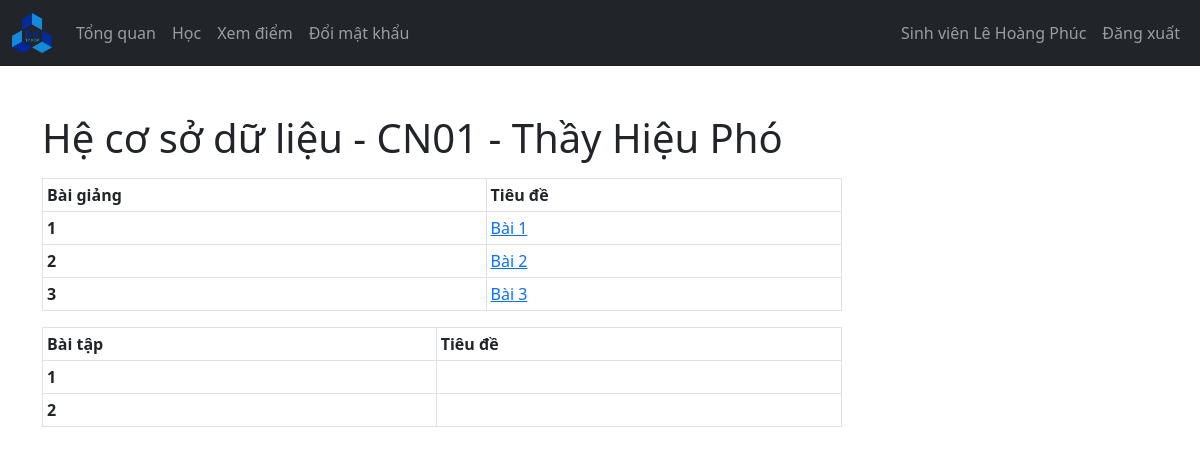
The app's page /SinhVien/lop_view.php?id=1 (signed in) with its own data.
### tables this page shows
CREATE TABLE `sinhvien` (
  `masinhvien` varchar(127) NOT NULL,
  `ho_tenlot` varchar(255) NOT NULL,
  `ten` varchar(255) NOT NULL,
  `tendangnhap` varchar(127) NOT NULL,
  `matkhau` varchar(255) NOT NULL,
  `email` varchar(255) NOT NULL,
  `sdt` varchar(15) NOT NULL,
  `namsinh` int(11) NOT NULL,
  `gioitinh` tinyint(1) NOT NULL
);

CREATE TABLE `khoahoc` (
  `makhoahoc` varchar(127) NOT NULL,
  `tenkhoahoc` varchar(255) NOT NULL
);

CREATE TABLE `lophoc` (
  `id` int(11) NOT NULL,
  `malophoc` varchar(127) NOT NULL,
  `makhoahoc` varchar(127) NOT NULL,
  `magiangvien` varchar(127) NOT NULL
);

CREATE TABLE `giangvien` (
  `magiangvien` varchar(127) NOT NULL,
  `ho_tenlot` varchar(255) NOT NULL,
  `ten` varchar(255) NOT NULL,
  `tendangnhap` varchar(127) NOT NULL,
  `matkhau` varchar(255) NOT NULL,
  `email` varchar(255) NOT NULL,
  `sdt` varchar(15) NOT NULL,
  `namsinh` int(11) NOT NULL,
  `gioitinh` tinyint(1) NOT NULL
);

CREATE TABLE `baigiang` (
  `id` int(11) NOT NULL,
  `id_lophoc` int(11) NOT NULL,
  `tieude` text NOT NULL,
  `noidung` mediumtext NOT NULL
);

### controllers/sinhvien_ctl.php (called while the page is built, shortened)
<?php
function getSinhVienTheoId($id, $conn)
{
  $sql = "SELECT * FROM sinhvien
           WHERE masinhvien=?";
  $stmt = $conn->prepare($sql);
  $stmt->execute([$id]);
  if ($stmt->rowCount() == 1) {
    $sinhvien = $stmt->fetch();
    return $sinhvien;
  } else {
    return 0;
  }
}

### controllers/lophoc_ctl.php (called while the page is built, shortened)
<?php
function getGiangVienCuaLop($lop_id, $conn)
{
  $sql = "SELECT magiangvien FROM lophoc
          WHERE id=:idlop";
  $stmt = $conn->prepare($sql);
  $stmt->bindParam(':idlop',$lop_id);
  $stmt->execute();
  if ($stmt->rowCount() == 1) {
    $giangvien = $stmt->fetch();
    return $giangvien;
  } else {
    return 0;
  }
}
function getTenCuaKhoa($khoa_id, $conn) {
  $sql = "SELECT tenkhoahoc FROM khoahoc
          WHERE makhoahoc=?";
  $stmt = $conn->prepare($sql);
  $stmt->execute([$khoa_id]);
  if ($stmt->rowCount() == 1) {
    $tenkhoa = $stmt->fetch();
    return $tenkhoa;
  } else {
    return 0;
  }
}
function svKiemTraQuyenVaoLop($id_sv, $id_lophoc, $conn) {
  $sql = "SELECT * from lop_rec
          WHERE id_lophoc=:lop AND masinhvien=:sv";
  $stmt = $conn->prepare($sql);
  $stmt->bindParam(':lop',$id_lophoc);
  $stmt->bindParam(':sv',$id_sv);
  $stmt->execute();
  if ($stmt->rowCount()<1) {
    return false;
  } else {
    return true;
  }
}
function getLopTheoId($id, $conn) {
  $sql = "SELECT malophoc,makhoahoc FROM lophoc
          WHERE id=?";
  $stmt = $conn->prepare($sql);
  $stmt->execute([$id]);
  if ($stmt->rowCount() == 1) {
    $lophoc = $stmt->fetch();
    return $lophoc;
  } else {
    return 0;
  }
}
function getBaiGiangCuaLop($lop_id, $conn) {
  $sql = "SELECT id,tieude FROM baigiang
          WHERE id_lophoc=?";
  $stmt = $conn->prepare($sql);
  $stmt->execute([$lop_id]);
  if ($stmt->rowCount() >= 1) {
    $baigiang = $stmt->fetchAll();
    return $baigiang;
  } else {
    return 0;
  }
}

### controllers/giangvien_ctl.php (called while the page is built, shortened)
<?php
function getGiangVienTheoId($giangvien_id, $conn)
{
  $sql = "SELECT * FROM giangvien
            WHERE magiangvien=?";
  $stmt = $conn->prepare($sql);
  $stmt->execute([$giangvien_id]);
  if ($stmt->rowCount() == 1) {
    $giangvien = $stmt->fetch();
    return $giangvien;
  } else {
    return 0;
  }
}

### controllers/global_ctl.php (called while the page is built, shortened)
<?php
function gotoBaiGiang($baigiang_id) {
  return "./baigiang.php?id=$baigiang_id";
}

### SinhVien/lop_view.php (the view, shortened to what this page needs)
<?php
if (isset($_SESSION['masinhvien']) && isset($_SESSION['tucach']) && $_GET['id']) {
    if ($_SESSION['tucach'] == 'SinhVien') {
        include "../controllers/includer.php";
        $masinhvien = $_SESSION['masinhvien'];
        $sinhvien = getSinhVienTheoId($masinhvien, $conn);
        $id_lophoc = $_GET['id'];
        $lophoc = getLopTheoId($id_lophoc, $conn);
        $khoahoc = 0;
        $truycap = svKiemTraQuyenVaoLop($masinhvien, $id_lophoc, $conn);
?>
        <!DOCTYPE html>
        <html lang="en">
        <head>
                <?php
                $tensinhvien = $sinhvien['ho_tenlot'] . " " . $sinhvien['ten'];
                $usrname = "Sinh viên " . $tensinhvien;
                if ($lophoc != 0) {
                    $khoahoc = getTenCuaKhoa($lophoc['makhoahoc'], $conn);
                    $tenkhoahoc = $khoahoc['tenkhoahoc'];
                    $baigiang = getBaiGiangCuaLop($id_lophoc, $conn);
                    $id_gv = getGiangVienCuaLop($id_lophoc, $conn);
                    $giangvien = getGiangVienTheoId($id_gv['magiangvien'], $conn);
                    if ($giangvien['gioitinh'] = true) {
                        $gGV = "Thầy ";
                    } else {
                        $gGV = "Cô ";
                    }
                    $tengiangvien = $gGV . $giangvien['ho_tenlot'] . " " . $giangvien['ten'];
                    $title = $tenkhoahoc . " - " . $lophoc['malophoc'];
                    $real_title = $title . " - " . $tengiangvien;
                } else {
                    $title = "Không tìm thấy lớp";
                }
                ?>
            <link rel="stylesheet" href="https://cdn.jsdelivr.net/npm/bootstrap@5.2.0/dist/css/bootstrap.min.css">
            <link rel="stylesheet" href="../css/style.css">
            <link rel="stylesheet" href="https://cdnjs.cloudflare.com/ajax/libs/font-awesome/4.7.0/css/font-awesome.min.css">
        </head>
        <body>
            <?php
            include "comp/navbar.php";
            ?>
            <?php
            if ($khoahoc != 0) {
            ?>
                <div class="container mt-5">
                    <h1><?= $real_title ?></h1>
                    <?php
                    if ($truycap != false) {
                        if ($baigiang != 0) {
                    ?>
                            <table class="table table-sm table-bordered mt-3 n-table table-hover">
                                <thead>
                                    <tr>
                                        <th scope="col">Bài giảng</th>
                                        <th scope="col">Tiêu đề</th>
                                    </tr>
                                </thead>
                                <tbody>
                                    <?php
                                    $i = 1;
                                    foreach ($baigiang as $bg) {
                                    ?>
                                        <tr>
                                            <th scope="row">
                                                <?php echo $i;
                                                $i++; ?>
                                            </th>
                                            <td scope="row">
                                                <a href="<?php echo gotoBaiGiang($bg['id']) ?>">
                                                    <?= $bg['tieude'] ?>
                                                </a>
                                            </td>
                                        </tr>
                                    <?php
                                    }
                                    ?>
                                </tbody>
                            </table>
                            <?php
                            $baitap = [0,1];
                            if ($baitap != 0) {
                            ?>
                            <table class="table table-sm table-bordered mt-3 n-table table-hover">
                                <thead>
                                    <tr>
                                        <th scope="col">Bài tập</th>
                                        <th scope="col">Tiêu đề</th>
                                    </tr>
                                </thead>
                                <tbody>
                                    <?php
                                    $i = 1;
                                    foreach ($baitap as $bt) {
                                    ?>
                                        <tr>
                                            <th scope="row">
                                                <?php echo $i;
                                                $i++; ?>
                                            </th>
                                            <td scope="row">
                                            </td>
                                        </tr>
                                    <?php
                                    }
                                    ?>
                                </tbody>
                            </table>
                            <?php } ?>
                        <?php } else { ?>
                            <div class="alert alert-info" role="alert">
                                Chưa có bài giảng.
                            </div>
                        <?php } ?>
                    <?php } else { ?>
                        <div class="alert alert-info" role="alert">
                            Bạn chưa ghi danh vào lớp học này.
                        </div>
                    <?php } ?>
                <?php } else { ?>
                    <div class="alert alert-info .w-450 m-5" role="alert">
                        Không tìm thấy lớp!
                    </div>
                <?php } ?>
                </div>
        </body>
        </html>
<?php
    } else {
        header("Location: ../login.php");
        exit;
    }
} else {
    header("Location: ../login.php");
    exit;
}
?>

### SinhVien/comp/navbar.php (shortened to what this page needs)
<nav class="navbar navbar-expand-lg navbar-dark bg-dark">
  <div class="container-fluid">
    <a class="navbar-brand" href="../index.php">
      <img src="../imgs/logo.png" width="40">
    </a>
    <div class="collapse navbar-collapse" id="navbarSupportedContent">
      <ul class="navbar-nav me-auto mb-2 mb-lg-0" id="navLinks">
        <li class="nav-item">
          <a class="nav-link" aria-current="page" href="index.php">Tổng quan</a>
        </li>
        <li class="nav-item">
          <a class="nav-link" href="hoc.php">Học</a>
        </li>
        <li class="nav-item">
          <a class="nav-link" href="diem.php">Xem điểm</a>
        </li>
        <li class="nav-item">
          <a class="nav-link" href="doimatkhau.php">Đổi mật khẩu</a>
        </li>
      </ul>
      <ul class="navbar-nav me-right mb-2 mb-lg-0">
        <li class="nav-item">
          <a class="nav-link" href="index.php">
            <?= $usrname ?>
          </a>
        </li>
        <li class="nav-item">
          <a class="nav-link" href="../logout.php">Đăng xuất</a>
        </li>
      </ul>
    </div>
  </div>
</nav>

### css/style.css (style rules this page uses)
.n-table { max-width: 800px; }

### records on screen
sinhvien: usrname "Sinh viên Lê Hoàng Phúc"
khoahoc: tenkhoahoc.ten "Hệ cơ sở dữ liệu - CN01 - Thầy Hiệu Phó"
baigiang: tieude "Bài 1"
baigiang: tieude "Bài 2"
baigiang: tieude "Bài 3"
